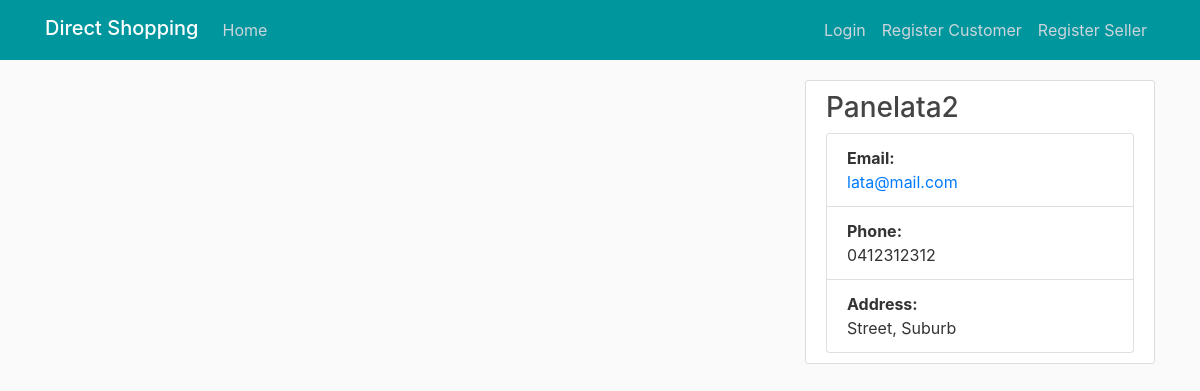
Before: /seller/Panelata2 with the older database file.
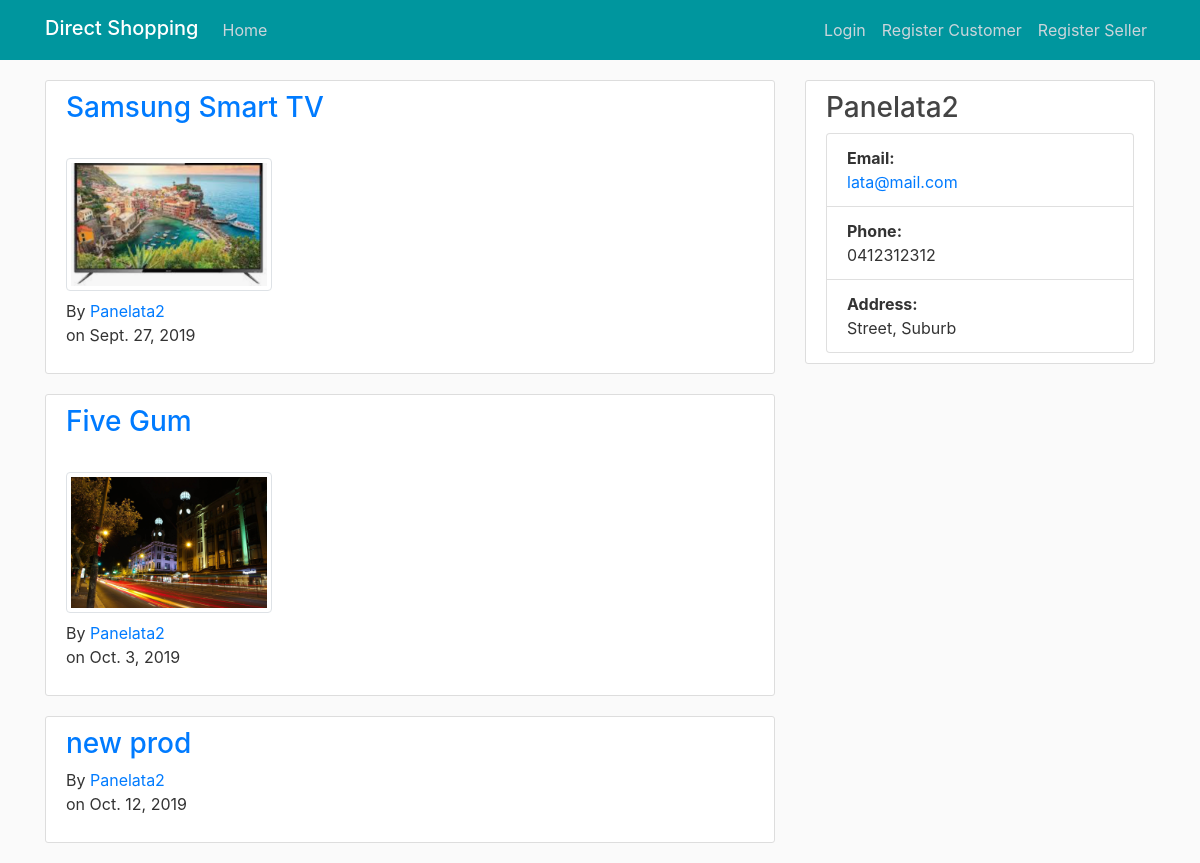
After: the same page with the newer database file.
### direct/models.py (models this page shows, shortened)
class Product(models.Model):
    name = models.CharField(max_length=100)
    price = models.DecimalField(max_digits=10, decimal_places=2)
    stock = models.IntegerField()
    description = models.TextField(blank=True, null=True)
    photo = models.ImageField(upload_to="products/", null=True, blank=True)
    category = models.CharField(max_length=30, blank=True, null=True)
    brand = models.CharField(max_length=30, blank=True, null=True)
    rating = models.IntegerField()
    seller_fk = models.ForeignKey(Seller, on_delete=models.CASCADE, null=True)
    pubDate = models.DateField(default=datetime.datetime.now)

class User(AbstractUser):
    username = models.CharField(max_length = 32, unique=True)
    email = models.EmailField(_('email address'), unique=True)
    password = models.CharField(max_length=32)
    isSeller = models.BooleanField(default=False)
    phoneNumber = models.CharField(max_length=15)
    street = models.CharField(max_length=50)
    suburb = models.CharField(max_length=20)
    postcode = models.CharField(max_length=20)
    state = models.CharField(max_length=20)
    country = models.CharField(max_length=20)
    joinedDate = models.DateTimeField(default=datetime.datetime.now)

class Seller(User):
    sellerName = models.CharField(max_length=30)
    def __str__(self):
        return self.sellerName

### direct/views.py (the view)
# urls.py: path('seller/<str:sellerName>', direct_views.seller, name='sellerPage'),
def seller(request, sellerName):
    seller = Seller.objects.get(sellerName = sellerName)
    products = Product.objects.all().filter(seller_fk = seller.id)
    context = {
        'title' : 'Home',
        'seller' : seller,
        'products' : products
    }
    return render(request, 'sellerPublic.html', context)

### direct/templates/sellerPublic.html
{% extends "base.html" %}
{% block content %}
{% for product in products %}
    <article class="content-section">
        <h3 class="article-title">
            <a href= "{% url 'view-product' product.id %}">
                {{ product.name }}
            </a>
            {% if product.photo %}
            <div>
                <br>
                <img class="img-thumbnail" src='{{ product.photo.url }}' width="30%">
            </div>
            {% endif %}
        </h3>
        <p>
            By <a href= "{% url 'sellerPage' product.seller_fk %}"> {{ product.seller_fk }}</a>
            <br>
            on {{ product.pubDate }}
        </p>
    </article>
{% endfor %}
{% endblock %}
{% block sidebar %}
<div class="content-section">
    <h3>{{ seller }}</h3>
    <ul class="list-group">
        <li class="list-group-item">
            <div class="font-weight-bold">Email:</div>
            <a href="mailto:{{seller.email}}">
                {{ seller.email }}
            </a>
        </li>
        <li class="list-group-item">
            <div class="font-weight-bold">Phone:</div>
            {{ seller.phoneNumber }}
        </li>
        <li class="list-group-item">
            <div class="font-weight-bold">Address:</div>
            {{ seller.street }}, {{ seller.suburb }}
        </li>
    </ul>
</div>
{% endblock %}

Changed rows visible on the page:
now on this page (row edited): Product: name "Samsung Smart TV", photo (picture), seller_fk "Panelata2", pubDate "Sept. 27, 2019"
now on this page (row edited): Product: name "Five Gum", photo (picture), seller_fk "Panelata2", pubDate "Oct. 3, 2019"
now on this page (row edited): Product: name "new prod", seller_fk "Panelata2", pubDate "Oct. 12, 2019"
